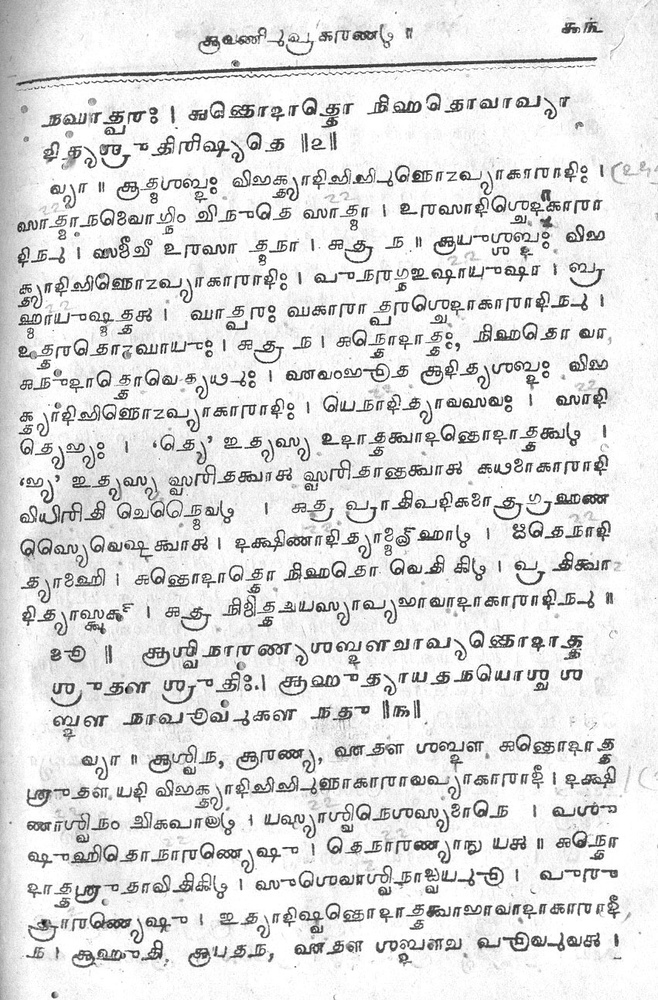
#> input picture examples/test-images/2.jpg, 658 x 1000 px, shrunk from 851 x 1294 before the run, found by its file name
$ python edge.py
#> lines starting #> are read from the running program, lines starting #| are printed output that depends on the picture; after the words box and inside, x2 and y2 are one past the last pixel; in counts of white or black regions, pixels touching at a corner belong together
import cv2
import numpy as np
from matplotlib import pyplot as plt


kernel1 = np.ones((5,5),np.uint8)
kernel2 = np.ones((3,3),np.uint8)
clahe = cv2.createCLAHE(clipLimit=2.0, tileGridSize=(8,8))

#img = cv2.imread('/home/suryo/Image_Processing_Exercises/resources/1.jpg',0)
img = cv2.imread('2.jpg',0)
#> img is the input picture: shape (1000, 658); min 0, max 255, mean 223.6

#img = cv2.imread('/home/suryo/Image_Processing_Exercises/resources/book2/o8.jpg',0)
cv2.imshow('original', img)

blur=cv2.medianBlur(img,5)

mask1 = np.ones(img.shape[:2],np.uint8)

cl1 = clahe.apply(blur)
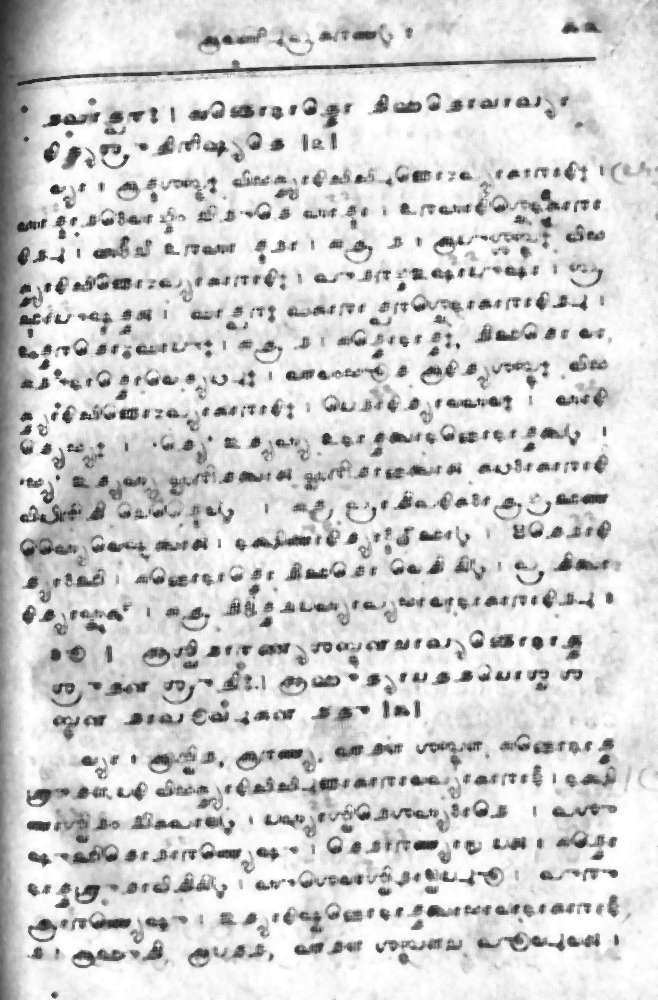
#> cl1: shape (1000, 658); min 24, max 255, mean 210.4
cv2.imshow('cl1', cl1)

circles_mask = cv2.dilate(cl1,kernel1,iterations = 6)
circles_mask = (255-circles_mask)
cv2.imshow('circles_mask', circles_mask)
thresh = 1
circles_mask = cv2.threshold(circles_mask, thresh, 255, cv2.THRESH_BINARY)[1]
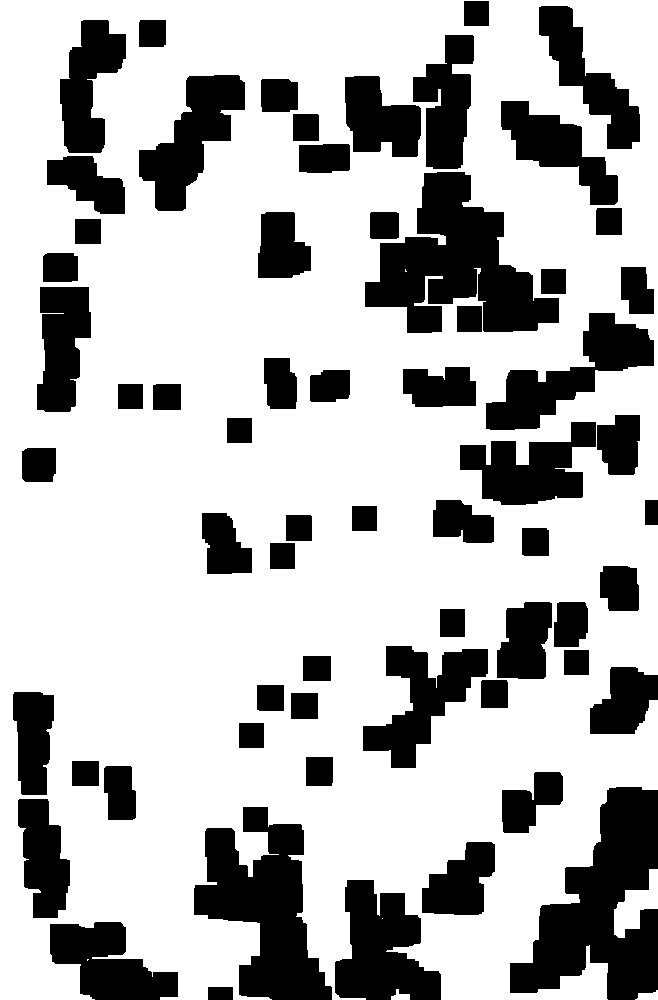
#> circles_mask: shape (1000, 658); 72.1% white; 63 black regions, largest, box (x1, y1, x2, y2) and area: (510, 787, 658, 1000) 16934, (365, 172, 559, 333) 16059, (194, 807, 332, 1000) 14032

edges = cv2.Canny(cl1,100,200)
#> edges: shape (1000, 658); 9.8% white in thin lines or dots
cv2.imshow('edges', edges)
edges = cv2.bitwise_and(edges,edges,mask=circles_mask)
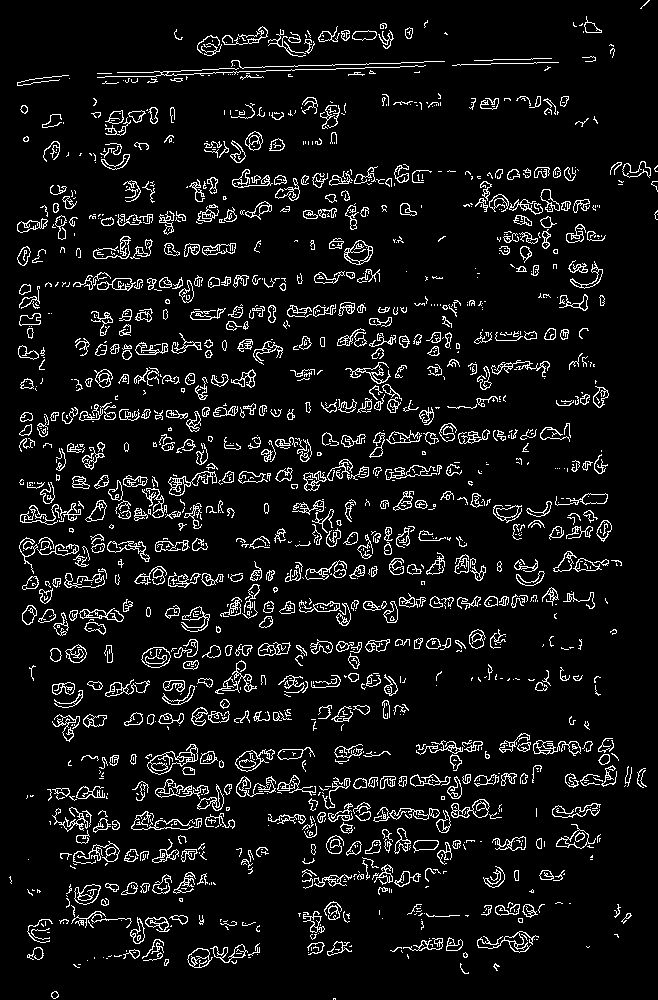
#> edges: shape (1000, 658); 7.6% white in thin lines or dots

dilation = cv2.dilate(edges,kernel1,iterations = 1)
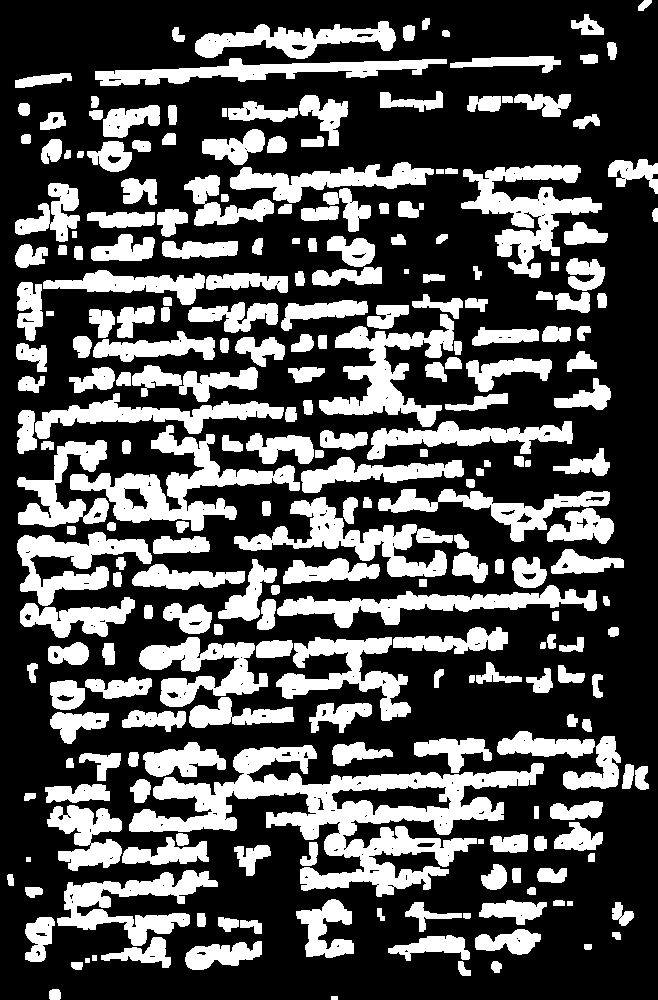
#> dilation: shape (1000, 658); 31.7% white; 248 white regions, largest, box (x1, y1, x2, y2) and area: (129, 745, 544, 897) 19814, (70, 425, 300, 531) 7186, (461, 165, 602, 278) 6062
cv2.imshow('dilation', dilation)

display = cv2.bitwise_and(img,img,mask=dilation)
cv2.imshow('display', display)
cl2 = clahe.apply(display)
cl2 = clahe.apply(cl2)

ret,th = cv2.threshold(cl2,0,255,cv2.THRESH_BINARY+cv2.THRESH_OTSU)
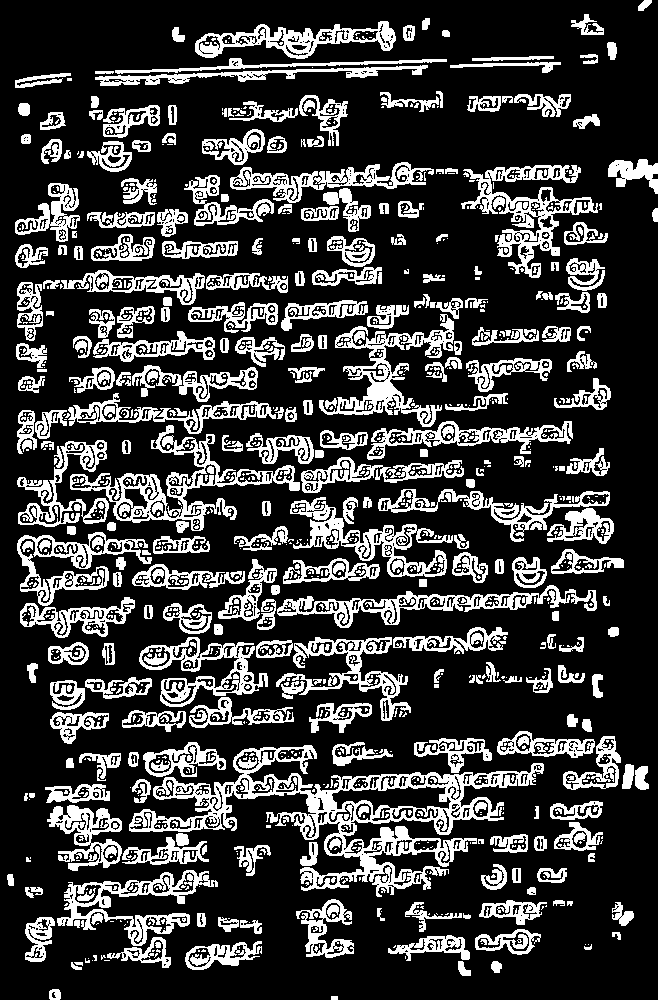
#> th: shape (1000, 658); 23.4% white; 1141 white regions (773 under 20 px), largest, box (x1, y1, x2, y2) and area: (129, 745, 544, 897) 13434, (70, 425, 300, 531) 4594, (461, 165, 598, 278) 4142
#> ret = 104
th = 255 - th

thg = cv2.adaptiveThreshold(display,255,cv2.ADAPTIVE_THRESH_GAUSSIAN_C,\
            cv2.THRESH_BINARY,11,2)
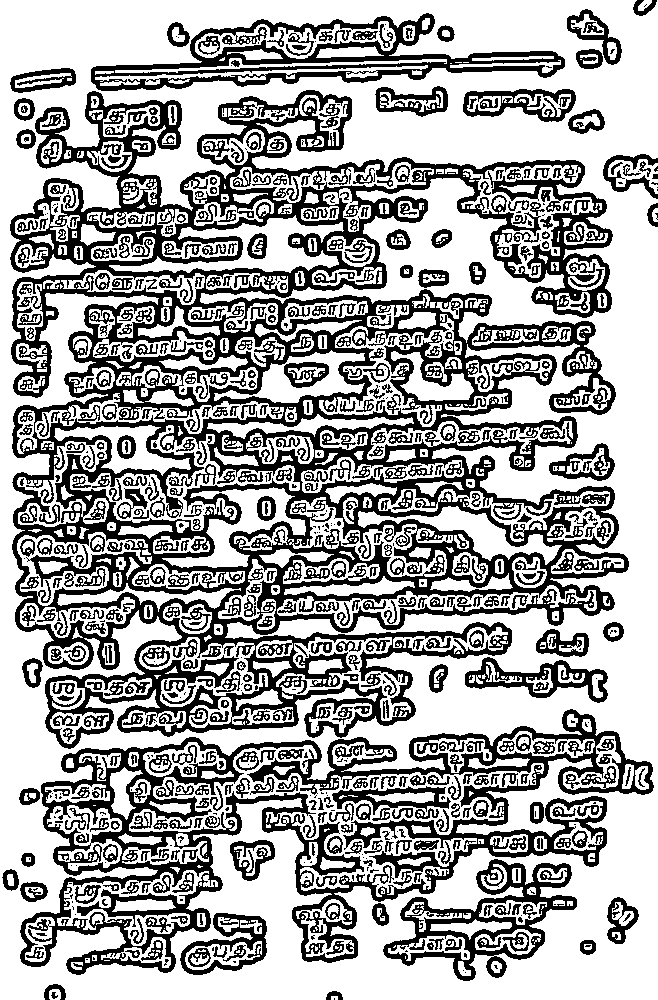
#> thg: shape (1000, 658); 64.3% white; 771 black regions (230 under 20 px), largest, box (x1, y1, x2, y2) and area: (10, 90, 629, 749) 121382, (20, 709, 654, 975) 34286, (91, 13, 565, 91) 9803
cv2.imshow('thg', thg)

cv2.imshow('th', th)

final = cv2.bitwise_and(dilation,dilation,mask=th)
#> final: shape (1000, 658); 8.3% white in thin lines or dots, all inside (x1, y1, x2, y2) = (17, 22, 620, 998)
cv2.imshow('final', final)

finalg = cv2.bitwise_and(dilation,dilation,mask=thg)
#> finalg: shape (1000, 658); 22% white; 1313 white regions (898 under 20 px), largest, box (x1, y1, x2, y2) and area: (129, 745, 544, 897) 12428, (70, 425, 300, 531) 4411, (461, 165, 598, 278) 3804
cv2.imshow('finalg', finalg)

finalg = 255 - finalg

abso = cv2.bitwise_and(dilation,dilation,mask=finalg)
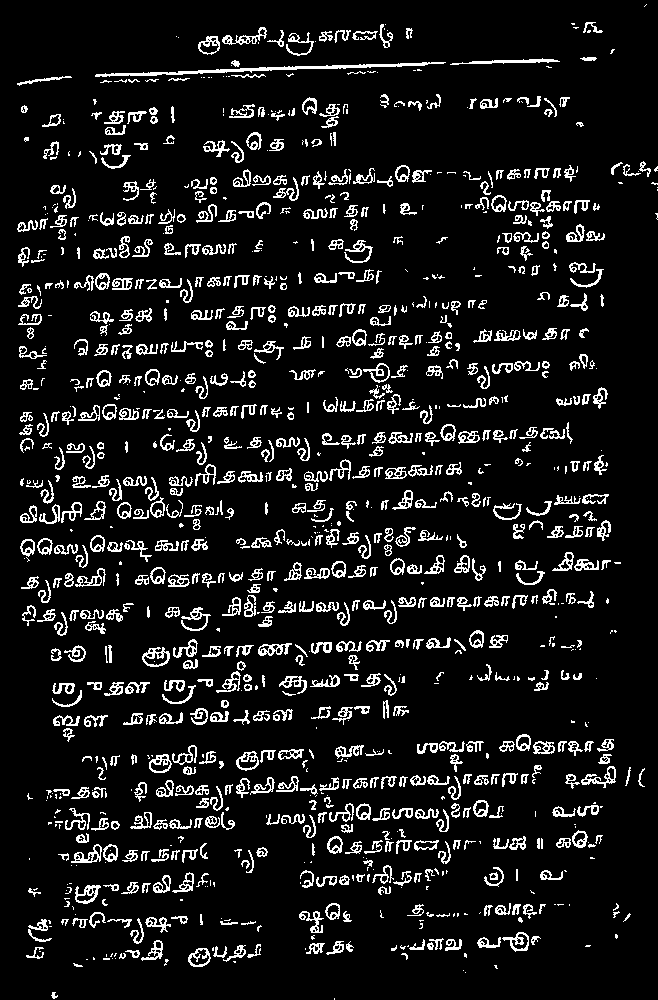
#> abso: shape (1000, 658); 9.7% white in thin lines or dots
cv2.imshow('abso', abso)
#cv2.imwrite('res_book.jpg',display)

cv2.waitKey(0)
cv2.destroyAllWindows()

$ run again, with ImageSegmenter.orig/1.jpg copied over examples/test-images/2.jpg
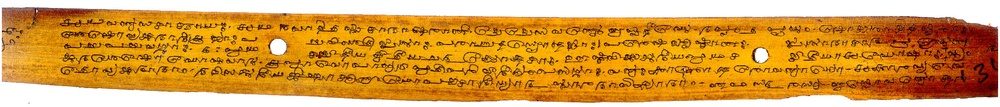
#> input picture ImageSegmenter.orig/1.jpg, 1000 x 107 px, shrunk from 2104 x 226 before the run, found by its file name
#> `circles_mask = cv2.threshold(circles_mask, thresh, 255, cv2.THRESH_BIN..`:
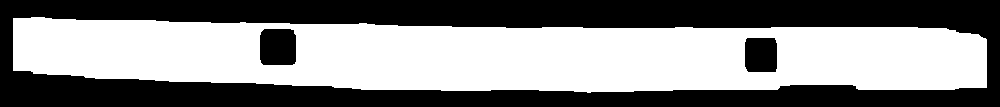
#> circles_mask: shape (107, 1000); 53.6% white; 3 black regions, box (x1, y1, x2, y2) and area: (0, 0, 1000, 107) 47324, (260, 29, 296, 65) 1257, (745, 38, 777, 72) 1064
#> dilation: shape (107, 1000); 41.3% white; 17 white regions, largest, box (x1, y1, x2, y2) and area: (11, 15, 865, 95) 32971, (774, 25, 972, 92) 7592, (232, 21, 365, 35) 1267
#> ret = 92
#> thg: shape (107, 1000); 69% white; 317 black regions (196 under 20 px), largest, box (x1, y1, x2, y2) and area: (7, 11, 992, 99) 22936, (862, 49, 965, 72) 396, (7, 57, 42, 77) 355
#> final: shape (107, 1000); 12% white in thin lines or dots, all inside (x1, y1, x2, y2) = (11, 15, 989, 93)
#> `abso = cv2.bitwise_and(dilation,dilation,mask=finalg)`:
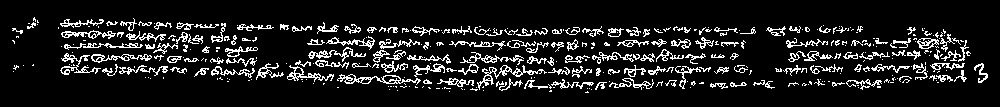
#> abso: shape (107, 1000); 11.4% white in thin lines or dots, all inside (x1, y1, x2, y2) = (12, 17, 988, 93)
